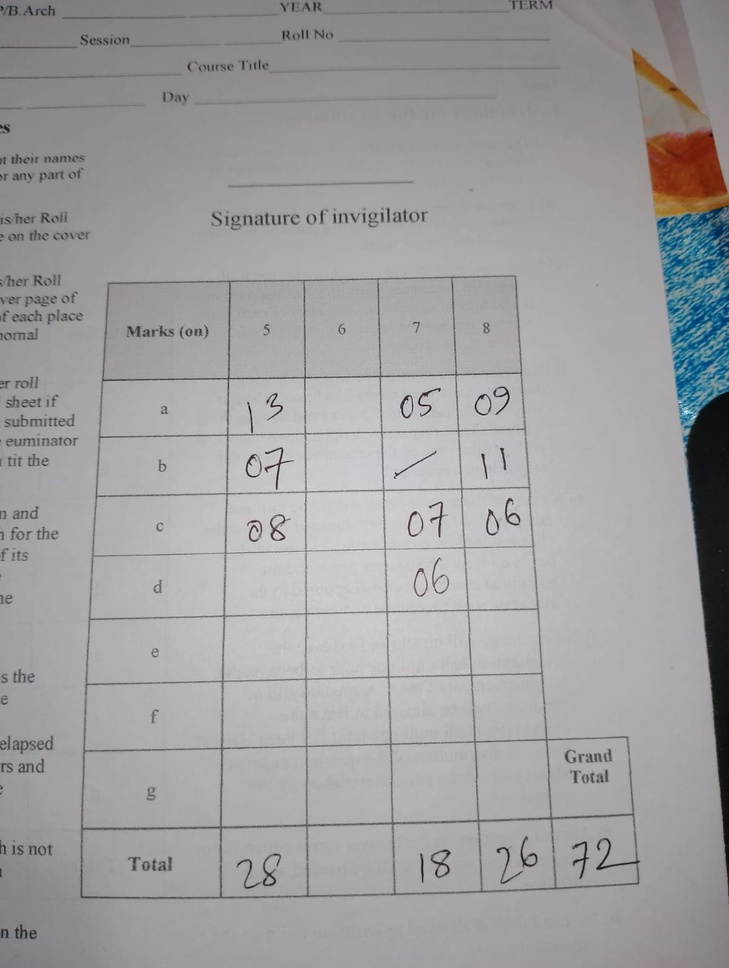
#> input picture obelens-ocr/tests/fixtures/answer_table_perspective.jpg, 729 x 968 px, shrunk from 1204 x 1600 before the run
$ python test_single_cell.py ../tests/fixtures/answer_table_perspective.jpg
#> lines starting #> are read from the running program, lines starting #| are printed output that depends on the picture; after the words box and inside, x2 and y2 are one past the last pixel; in counts of white or black regions, pixels touching at a corner belong together
### obelens-ocr/ocr/preprocessing.py
"""Conservative cell loading; Paddle handles model resizing/normalization."""
from pathlib import Path
from typing import Union
import numpy as np
from PIL import Image, ImageOps

ImageInput = Union[str, Path, Image.Image, np.ndarray]


def prepare_cell(image: ImageInput) -> np.ndarray:
    """Return uint8 BGR. NumPy inputs follow OpenCV BGR/BGRA conventions.

    Preserve faint strokes, aspect ratio and whitespace for recognition.
    Crops must already exclude grid borders. No thresholding or tensor scaling.
    """
    if isinstance(image, (str, Path)):
        with Image.open(image) as source:
#> source is the input picture: PIL image 729x968 RGB; mean R, G, B 159.9, 158.1, 160.8
            return prepare_cell(ImageOps.exif_transpose(source).copy())
#> in prepare_cell (call 2), `background = Image.new('RGBA', rgba.size, 'white')`: background: PIL image 729x968 RGBA; every value is 255
#> in prepare_cell (call 2), `return np.ascontiguousarray(np.asarray(rgb)[:, :, ::-1])`:
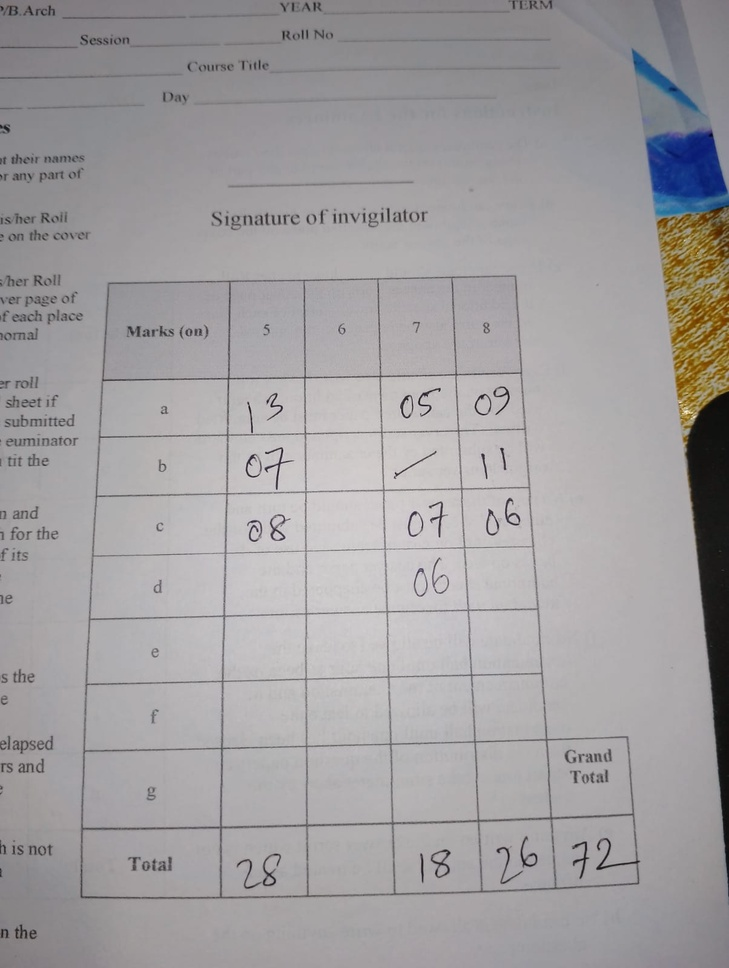
#> returned value: shape (968, 729, 3); mean of channels 0, 1, 2 160.8, 158.1, 159.9; drawn as R, G, B
    if isinstance(image, np.ndarray):
        if image.dtype != np.uint8 or image.size == 0:
            raise ValueError('Cell arrays must be nonempty uint8 images')
        if image.ndim == 2:
            image = Image.fromarray(image)
        elif image.ndim == 3 and image.shape[2] in (3, 4):
            order = [2, 1, 0, 3] if image.shape[2] == 4 else [2, 1, 0]
            image = Image.fromarray(image[:, :, order])
        else:
            raise ValueError('Expected grayscale, BGR or BGRA cell array')
    if not isinstance(image, Image.Image):
        raise TypeError('Expected a path, PIL image or NumPy cell array')
    rgba = ImageOps.exif_transpose(image).convert('RGBA')
    background = Image.new('RGBA', rgba.size, 'white')
    rgb = Image.alpha_composite(background, rgba).convert('RGB')
    return np.ascontiguousarray(np.asarray(rgb)[:, :, ::-1])

### obelens-ocr/ocr/empty_cell.py
"""Conservative blank detection on grid-free cell crops."""
import cv2
import numpy as np


def is_empty_cell(image: np.ndarray) -> bool:
    """Ignore paper shading/sensor specks, but send stroke-like regions to OCR.

    Estimate paper brightness locally and estimate noise from high-frequency
    residuals. Dark/very noisy crops are uncertain and always go to OCR. This
    heuristic needs broader handwriting validation; it never edits the OCR input.
    """
    gray = cv2.cvtColor(image, cv2.COLOR_BGR2GRAY).astype(np.float32)
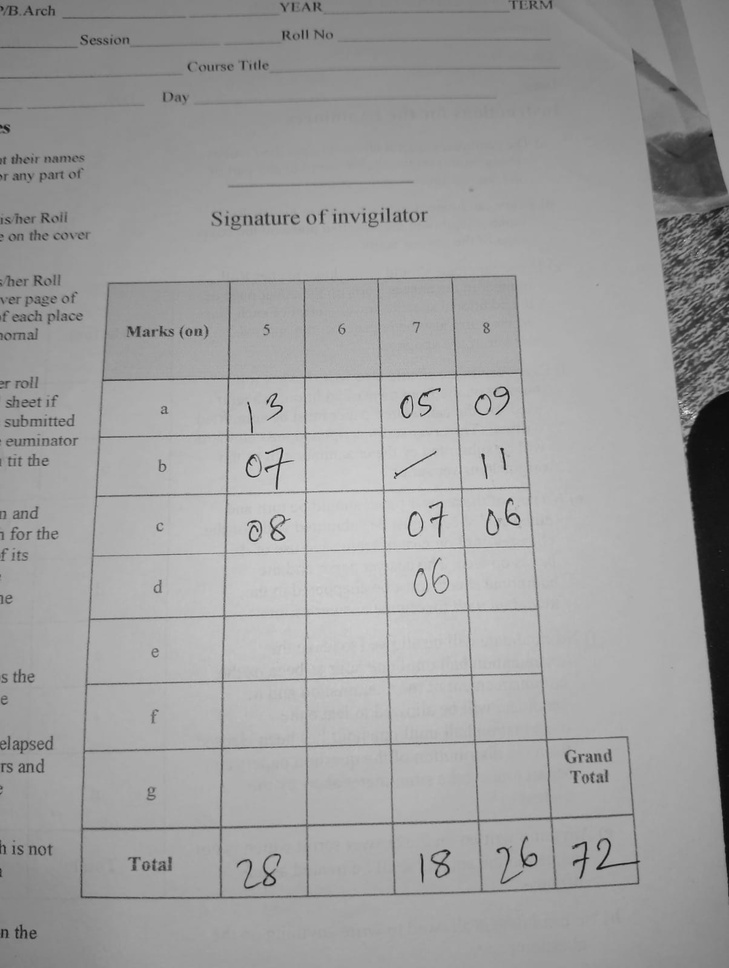
#> gray: shape (968, 729) float32; min 9, max 236, mean 158.9
    if float(np.median(gray)) < 80:
        return False
    smooth = cv2.GaussianBlur(gray, (3, 3), 0)
    noise = float(np.median(np.abs(gray - smooth))) * 1.4826
#> noise = 0.371
    if noise > 5:
        return False
    background = cv2.GaussianBlur(gray, (0, 0), max(3, min(gray.shape) / 7))
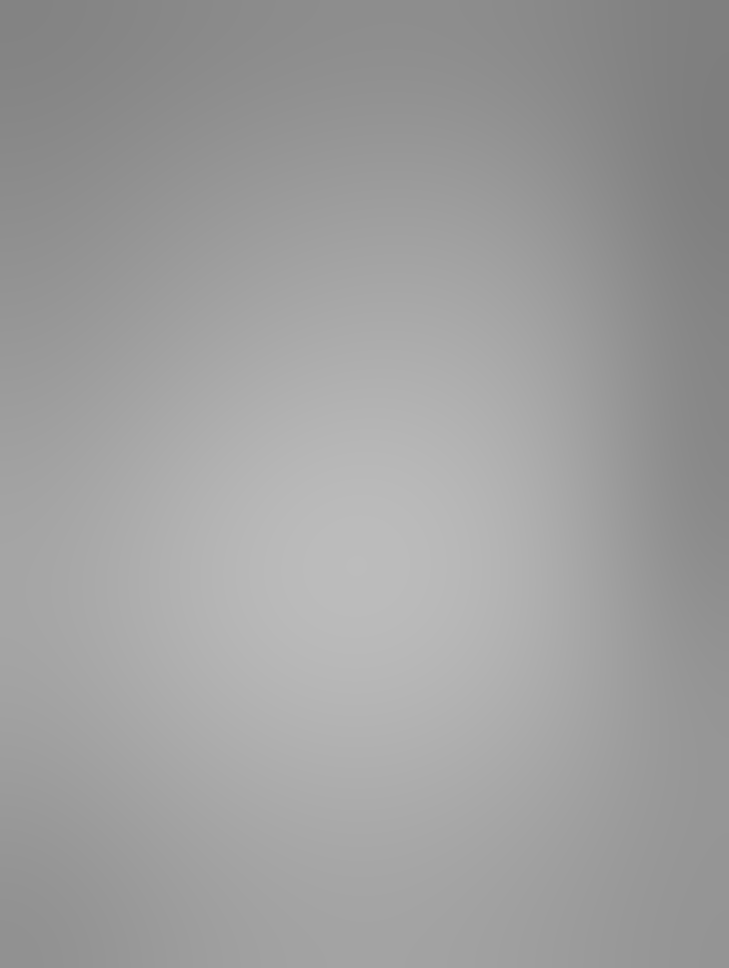
#> background: shape (968, 729) float32; min 126.4, max 188, mean 159
    ink = (background - gray > max(2., 6 * noise)).astype(np.uint8)
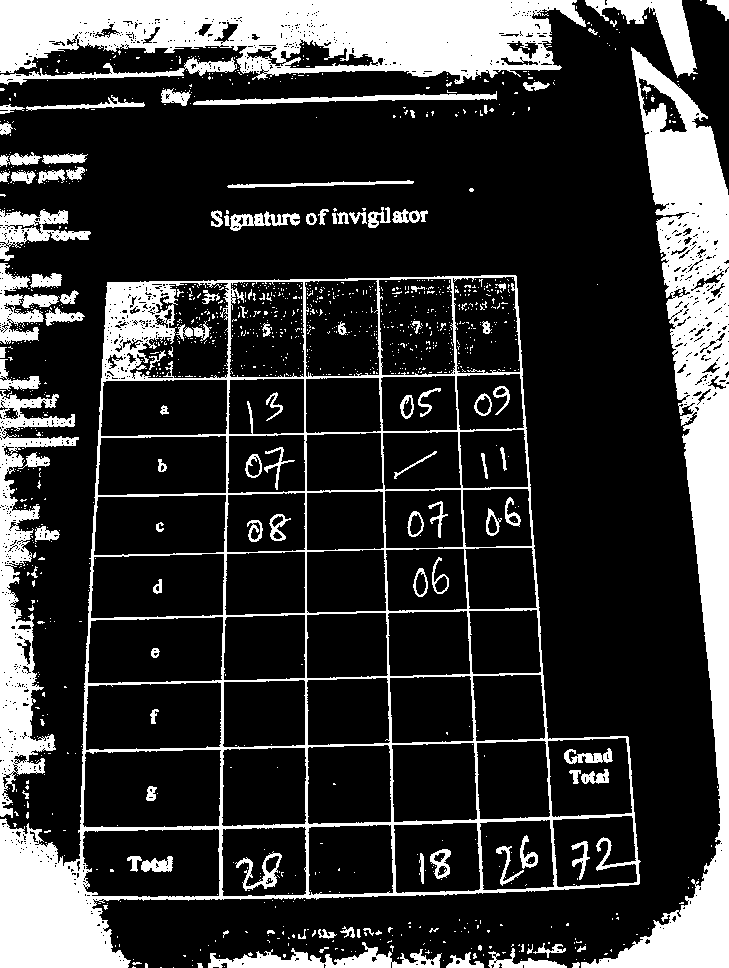
#> ink: shape (968, 729); values 0 (black) and 1 (white), 21.4% white; 1279 white regions (1162 under 20 px), largest, box (x1, y1, x2, y2) and area: (0, 275, 641, 968) 39306, (581, 47, 729, 968) 36845, (0, 0, 586, 84) 32568
    _, _, components, _ = cv2.connectedComponentsWithStats(ink, connectivity=8)
#> components = 1280 rows, first 6: [0, 0, 729, 968, 554939], [0, 0, 586, 84, 32568], [585, 0, 113, 78, 2835], [700, 0, 2, 1, 2], [706, 0, 23, 21, 234], [576, 6, 1, 3, 3]
    # Tiny isolated sensor specks do not constitute handwriting.
    return not any(area >= 8 and max(width, height) >= 4
                   for _, _, width, height, area in components[1:])

### obelens-ocr/ocr/paddle_recognizer.py
"""PaddleOCR adapter using the same fine-tuned ONNX export as Android."""
import os
from pathlib import Path

from .config import RecognitionConfig
from .preprocessing import prepare_cell
from .empty_cell import is_empty_cell
from .validation import apply_confidence, validate_mark


class MarkRecognizer:
    def __init__(self, config=None, *, backend=None):
        self.config = config or RecognitionConfig()
        self._backend = backend

    def _model(self):
        if self._backend is None:
            if not self.config.model_dir:
                raise ValueError('Provide a local OCR model directory; automatic model downloads are disabled')
            model_dir = Path(self.config.model_dir).expanduser().resolve()
            for name in ('inference.onnx', 'inference.yml'):
                if not (model_dir / name).is_file():
                    raise FileNotFoundError(f'Local OCR model is missing {model_dir / name}; supply the complete inference model')
            os.environ.setdefault('PADDLE_PDX_DISABLE_MODEL_SOURCE_CHECK', 'True')
            try:
                from paddleocr import TextRecognition
            except ImportError as exc:
                raise RuntimeError('Install obelens-ocr/requirements.txt in the OCR virtual environment') from exc
            self._backend = TextRecognition(
                # PaddleOCR uses the architecture name to select its adapter.
                model_name='en_PP-OCRv5_mobile_rec',
                model_dir=str(model_dir),
                device=self.config.device,
                engine='onnxruntime',
                engine_config={'intra_op_num_threads': 2},
            )
        return self._backend

    def predict_mark(self, image, max_mark=None):
        validate_mark('', max_mark)  # Reject invalid rubric configuration before inference.
        cell = prepare_cell(image)
        if is_empty_cell(cell):
            result = apply_confidence('', 0.0, max_mark=max_mark,
                                      confidence_threshold=self.config.confidence_threshold)
            result.update(reason='empty_cell', empty=True, needs_review=False)
            return result
        predictions = list(self._model().predict(input=cell, batch_size=1))
        if len(predictions) != 1:
            raise RuntimeError('Expected exactly one recognition result per cell')
        prediction = predictions[0]
        # PaddleX Result is a mapping; some serialized responses wrap it in res.
        if 'res' in prediction:
            prediction = prediction['res']
        text = prediction['rec_text']
        if not isinstance(text, str):
            raise RuntimeError('PaddleOCR returned non-string rec_text')
        result = apply_confidence(text, float(prediction['rec_score']), max_mark=max_mark,
                                  confidence_threshold=self.config.confidence_threshold)
        result['empty'] = False
        return result

### obelens-ocr/ocr/config.py
"""Settings for inference with the bundled fine-tuned OCR model."""
from dataclasses import dataclass
import math
from pathlib import Path


@dataclass(frozen=True)
class RecognitionConfig:
    model_name: str = 'obelens'
    model_dir: str | None = str(Path(__file__).resolve().parents[1] / 'models/recognition')
    device: str = 'cpu'
    confidence_threshold: float = 0.8

    def __post_init__(self):
        if not math.isfinite(self.confidence_threshold) or not 0 <= self.confidence_threshold <= 1:
            raise ValueError('confidence_threshold must be between zero and one')

### obelens-ocr/ocr/validation.py
"""Question-specific integer validation, independent of image/model code."""
import math
from numbers import Integral
import re


def numeric_mark(text):
    """Keep complete one/two-digit marks; never guess or strip letters."""
    if not isinstance(text, str):
        return None
    text = text.strip()
    return text if re.fullmatch(r'[0-9]{1,2}', text) else None


def validate_mark(predicted_text, max_mark=None):
    if max_mark is not None and (isinstance(max_mark, bool) or
                                not isinstance(max_mark, Integral) or max_mark < 0):
        raise ValueError('max_mark must be a nonnegative integer or None')
    result = {'text': predicted_text, 'value': None, 'valid': False, 'reason': None}
    mark = numeric_mark(predicted_text)
    if mark is None:
        result['reason'] = 'expected_one_or_two_digits'
        return result
    value = int(mark)
    if max_mark is not None and value > max_mark:
        result['reason'] = 'mark_exceeds_maximum'
        return result
    result.update(value=value, valid=True)
    return result


# [9 lines left out: function apply_confidence, not called in this run]

### obelens-ocr/scripts/test_single_cell.py
"""Run from obelens-ocr: python -m scripts.test_single_cell cell.png."""
import argparse
import json
from ocr import MarkRecognizer
from ocr.config import RecognitionConfig


def main():
    parser = argparse.ArgumentParser(description=__doc__)
    parser.add_argument('image')
    parser.add_argument('--max-mark', type=int)
    parser.add_argument('--confidence-threshold', type=float, default=0.8)
    parser.add_argument('--model-dir', default=RecognitionConfig().model_dir)
    parser.add_argument('--device', default='cpu')
    args = parser.parse_args()
    recognizer = MarkRecognizer(RecognitionConfig(model_dir=args.model_dir, device=args.device,
                                                  confidence_threshold=args.confidence_threshold))
    print(json.dumps(recognizer.predict_mark(args.image, max_mark=args.max_mark), indent=2))


if __name__ == '__main__':
#> (the run stopped early here; a loop or call above may not have finished)
